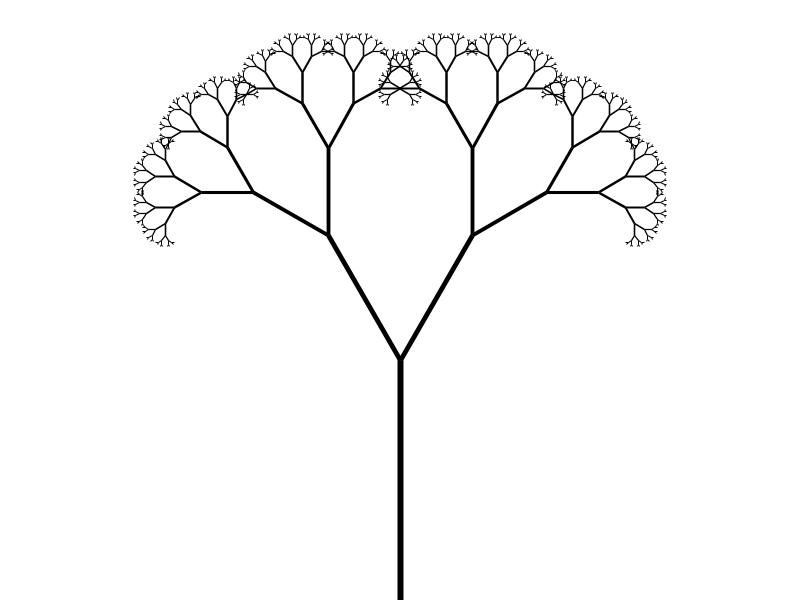
Frame 1 (no input)
Frame 60 (the mouse pressed at the canvas centre just before this capture): identical to frame 1, image omitted
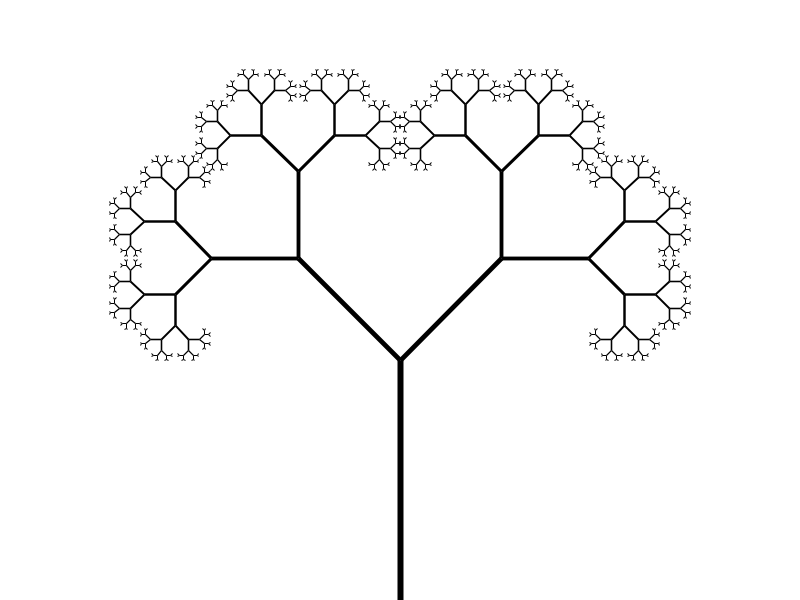
Frame 120 (the mouse held since frame 60 and released just before this capture)

The Processing sketch that drew these frames (run headless with seeded random() and noise(); from frame 60 on, the mouse is pressed at the canvas centre):

// Processing sketch: sketch_034_tree_with_translate
// ── sketch_034_tree_with_translate.pde
float theta;
void setup() {
  size(800, 600);
  theta = PI/6;
  strokeCap(SQUARE);
}

void draw() {
  background(255);
  if(mouseX > 0) theta = map(mouseX, 0, width, 0, PI/2);
  translate(width/2, height);
  branch(240, 6);
}

void branch(float len, float strength) {
  if(len < 2) return;
  strokeWeight(strength);
  line(0, 0, 0, -len);
  translate(0, -len);
  
  len *= 0.6;
  strength = constrain(strength*0.8, 1, 6);
  
  pushMatrix();
  rotate(-theta);
  branch(len, strength);
  popMatrix();
  
  pushMatrix();
  rotate(theta);
  branch(len, strength);
  popMatrix();
}
